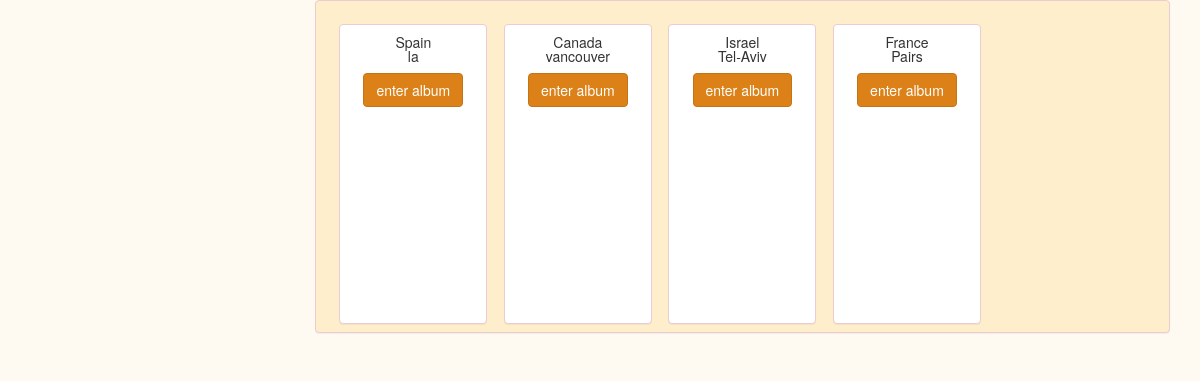
/index (signed in), run on the app's committed database.
### models.py (models this page shows)
class IMAGE_ALBUM(db.Model):
    id = db.Column(db.Integer, primary_key=True)
    album_name = db.Column(db.String(100), unique=False, nullable=False)
    album_description = db.Column(db.String(100), unique=False, nullable=False)

### main.py (the view)
@app.route('/')
@app.route('/index')
@login_required
def index():
    all_albums = IMAGE_ALBUM.query.all()
    return render_template('index.html',all_albums=all_albums)

### main.py (called while the page is built)
@login_manager.user_loader
def load_user(user_id):
    return USER_INFO.query.filter_by(id=user_id).first()

### templates/index.html (shortened to what this page needs)
{% extends "layout.html" %}
{% block index %}
<div class='col-md-9 col-lg-9 panel panel-danger product_list' style='float:right;padding-top:15px;'>
{% for each_album in all_albums %}
     <div class="col-md-3 col-lg-3 panel panel-danger inventory">
    {{ each_album.album_name }}
         <p>{{ each_album.album_description}}</p>
     <a href="{{ url_for('album_show',album_name = each_album.album_name) }}" role="button" class="btn btn-warning">enter album</a>
     </div>
{% endfor %}
</div>
</body>
</html>
{% endblock %}

### templates/layout.html (shortened to what this page needs)
<!DOCTYPE html>
<html lang="en">
<head>
    <link rel="stylesheet" href="../static/css/bootstrap.min.css">
    <link rel="stylesheet" href="../static/css/index.css">
</head>
<body>
<div class="container">
<div class="row">
    <div class="col-lg-12">
        {% block index %}          {% endblock %}
</body>
</html>

### static/css/index.css (style rules this page uses)
body { background-size: 100%; background-color: #FFFaF1; }
.inventory { padding:10px; width:148.133px; margin:1%; line-height:1; height:300px; text-align: center; }
.product_list { background-color: #ffeecc; }

### data on the page
IMAGE_ALBUM: album_name "Spain", album_description "la"
IMAGE_ALBUM: album_name "Canada", album_description "vancouver"
IMAGE_ALBUM: album_name "Israel", album_description "Tel-Aviv"
IMAGE_ALBUM: album_name "France", album_description "Pairs"
